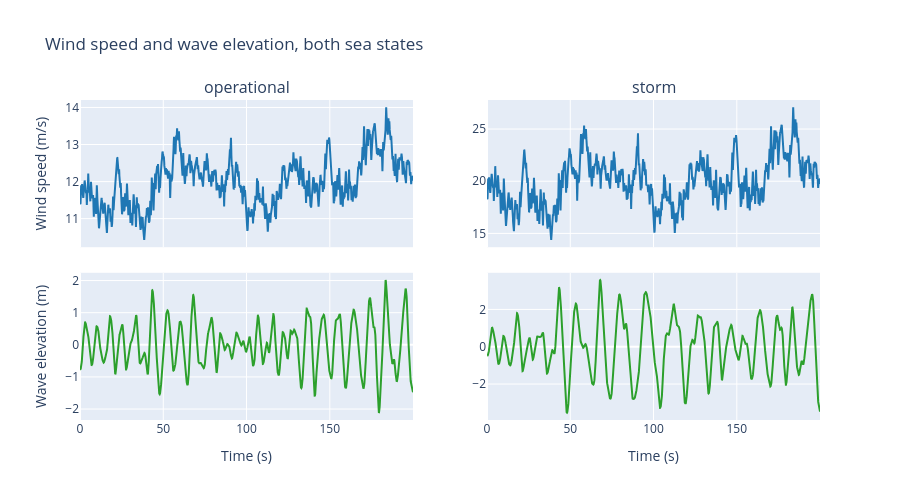

Notebook code cell kept with this figure:
### Markdown cell above
---

## Results in Both Sea States

Both sea states from the table above ran the full 200 s, each under both
mooring models. The Kaimal wind and JONSWAP wave time series actually driving
the FMU each step:

### Code cell
plot_environment(SEA_STATES, DURATION).show()

### Figure 1 — Plotly figure (JSON) as saved in the notebook; plotly's stock layout.template omitted (floating-point values rounded to 4 significant figures; data arrays with more than 128 entries replaced by an {"elided": "..."} marker saying what was removed)
{"data": [{"line": {"color": "#1f77b4"}, "type": "scatter", "x": {"elided": "4000 float values"}, "xaxis": "x", "y": {"elided": "4000 float values"}, "yaxis": "y"}, {"line": {"color": "#2ca02c"}, "type": "scatter", "x": {"elided": "4000 float values"}, "xaxis": "x3", "y": {"elided": "4000 float values"}, "yaxis": "y3"}, {"line": {"color": "#1f77b4"}, "type": "scatter", "x": {"elided": "4000 float values"}, "xaxis": "x2", "y": {"elided": "4000 float values"}, "yaxis": "y2"}, {"line": {"color": "#2ca02c"}, "type": "scatter", "x": {"elided": "4000 float values"}, "xaxis": "x4", "y": {"elided": "4000 float values"}, "yaxis": "y4"}], "layout": {"annotations": [{"font": {"size": 16}, "showarrow": false, "text": "operational", "x": 0.225, "xanchor": "center", "xref": "paper", "y": 1.0, "yanchor": "bottom", "yref": "paper"}, {"font": {"size": 16}, "showarrow": false, "text": "storm", "x": 0.775, "xanchor": "center", "xref": "paper", "y": 1.0, "yanchor": "bottom", "yref": "paper"}], "height": 500, "showlegend": false, "title": {"text": "Wind speed and wave elevation, both sea states"}, "xaxis": {"anchor": "y", "domain": [0.0, 0.45], "matches": "x3", "showticklabels": false}, "xaxis2": {"anchor": "y2", "domain": [0.55, 1.0], "matches": "x4", "showticklabels": false}, "xaxis3": {"anchor": "y3", "domain": [0.0, 0.45], "title": {"text": "Time (s)"}}, "xaxis4": {"anchor": "y4", "domain": [0.55, 1.0], "title": {"text": "Time (s)"}}, "yaxis": {"anchor": "x", "domain": [0.54, 1.0], "title": {"text": "Wind speed (m/s)"}}, "yaxis2": {"anchor": "x2", "domain": [0.54, 1.0]}, "yaxis3": {"anchor": "x3", "domain": [0.0, 0.46], "title": {"text": "Wave elevation (m)"}}, "yaxis4": {"anchor": "x4", "domain": [0.0, 0.46]}}}
